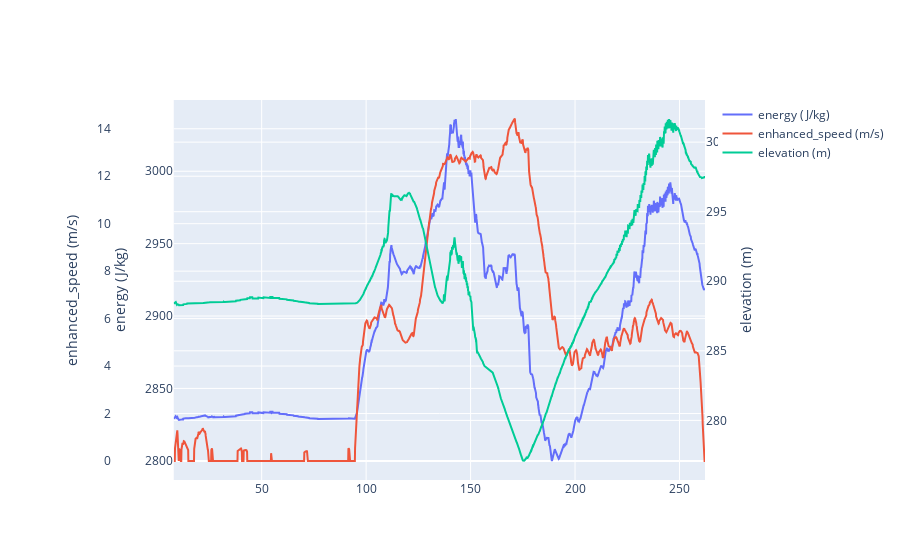

Notebook cell for this chart:
### Code cell
# plot energy, enhanced_speed, and elevation with separate y axes
energy = gps_data.enhanced_speed ** 2 + gps_data.elevations * 9.81

fig = go.Figure()

fig.add_trace(
    go.Scatter(x=gps_data.index / 1000.0, y=energy, name="energy (J/kg)", yaxis="y1")
)

fig.add_trace(
    go.Scatter(x=gps_data.index / 1000.0, y=gps_data.enhanced_speed, name="enhanced_speed (m/s)", yaxis="y2")
)

fig.add_trace(
    go.Scatter(x=gps_data.index / 1000.0, y=gps_data.elevations, name="elevation (m)", yaxis="y3")
)

fig.update_layout(
    xaxis=dict(domain=[0.15, 1]),
    yaxis=dict(title="energy (J/kg)"),
    yaxis2=dict(title="enhanced_speed (m/s)", 
                anchor="free", overlaying="y", side="left", position=0.05),
    yaxis3=dict(title="elevation (m)",
                anchor="x", overlaying="y", side="right")
)

fig.show()

### Figure 1 — Plotly figure (JSON) as saved in the notebook; plotly's stock layout.template omitted (floating-point values rounded to 4 significant figures; data arrays with more than 128 entries replaced by an {"elided": "..."} marker saying what was removed)
{"data": [{"name": "energy (J/kg)", "type": "scatter", "x": {"elided": "2544 float values"}, "y": {"elided": "2544 float values"}, "yaxis": "y"}, {"name": "enhanced_speed (m/s)", "type": "scatter", "x": {"elided": "2544 float values"}, "y": {"elided": "2544 float values"}, "yaxis": "y2"}, {"name": "elevation (m)", "type": "scatter", "x": {"elided": "2544 float values"}, "y": {"elided": "2544 float values"}, "yaxis": "y3"}], "layout": {"xaxis": {"domain": [0.15, 1]}, "yaxis": {"title": {"text": "energy (J/kg)"}}, "yaxis2": {"anchor": "free", "overlaying": "y", "position": 0.05, "side": "left", "title": {"text": "enhanced_speed (m/s)"}}, "yaxis3": {"anchor": "x", "overlaying": "y", "side": "right", "title": {"text": "elevation (m)"}}}}
